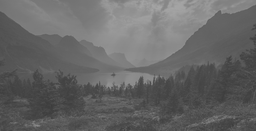
#> input picture TPs/TP4/dist11/landscape.png, 256 x 131 px, shrunk from 800 x 409 before the run
$ python SolutionTP4.py
#> lines starting #> are read from the running program, lines starting #| are printed output that depends on the picture
import numpy as np
import matplotlib.image as mpimg
import matplotlib.pyplot as plt

def see_gaussian(seuil):
    img = mpimg.imread("gaussian.png")

    img_channel1 = 255 * img[:, :, 0]

    image_thresholded = (img_channel1 > seuil).astype(int)

    pixels_1 = np.count_nonzero(image_thresholded == 1)
    pixels_0 = np.count_nonzero(image_thresholded == 0)
    proportion = pixels_1 / (pixels_0 + pixels_1)

    return (image_thresholded, pixels_1, proportion)

# Image 0-255
def convert_threshold(img, a, b, channel):
    return ((img[:, :, channel] < b) & (img[:, :, channel] > a)).astype(int)

def see_shapes(object_to_detect):
    img = 255 * mpimg.imread("shapes.png")
    match object_to_detect:
        case "star":
            return (convert_threshold(img, 160, 255, 1))
        case "cat":
            return ((img[:, :, 1] == 148) | (img[:, :, 1] == 198)).astype(int)
        case "heart":
            return ((img[:, :, 2] == 148)).astype(int)
        case "oval":
            return (((img[:, :, 0] == 178) |
                     (img[:, :, 0] == 198))).astype(int)
        case "rectangle":
            return (((img[:, :, 2] == 178))).astype(int)

## In one dimension
def get_image_histogram(img):
    return np.histogram(img, bins = 256, range = (0, 255))[0]

def c_I(histogram, i, N):
    return np.sum(histogram[0: i + 1]) / N

def equal(img_name):
#> called with img_name = 'landscape.png'
    img = (255 * mpimg.imread(img_name)).astype(np.uint8)
#> img: shape (131, 256); min 60, max 166, mean 101.9
    histogram = get_image_histogram(img)
#> histogram = 256 values, max 748 at index 74, min 0 at index 0, mean 131
    N = img.shape[0] * img.shape[1]
#> N = 33536

    normalized = np.array(
        [[max(0, 255 * c_I(histogram, img[i, j], N)  - 1) for j in range(0, img.shape[1])] for i in range(0, img.shape[0])]
    ).astype(np.uint8)
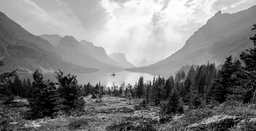
#> normalized: shape (131, 256); min 0, max 254, mean 127.7

    return normalized


#(star, cat, heart, oval ou rectangle)
# plt.imshow(see_shapes("star"))
# plt.show()

# plt.imshow(see_shapes("rectangle"))
plt.imshow(equal("landscape.png"), cmap='gray', vmin=0, vmax=255)
plt.show()
